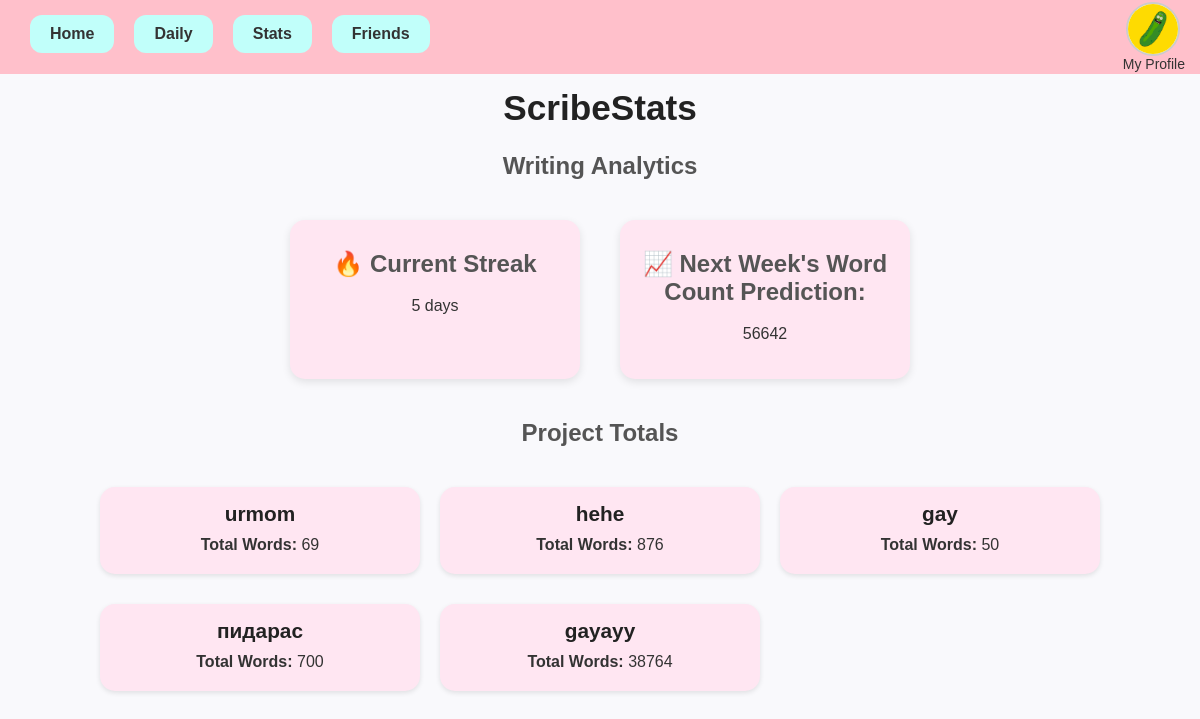
The app's page /stats, older data.
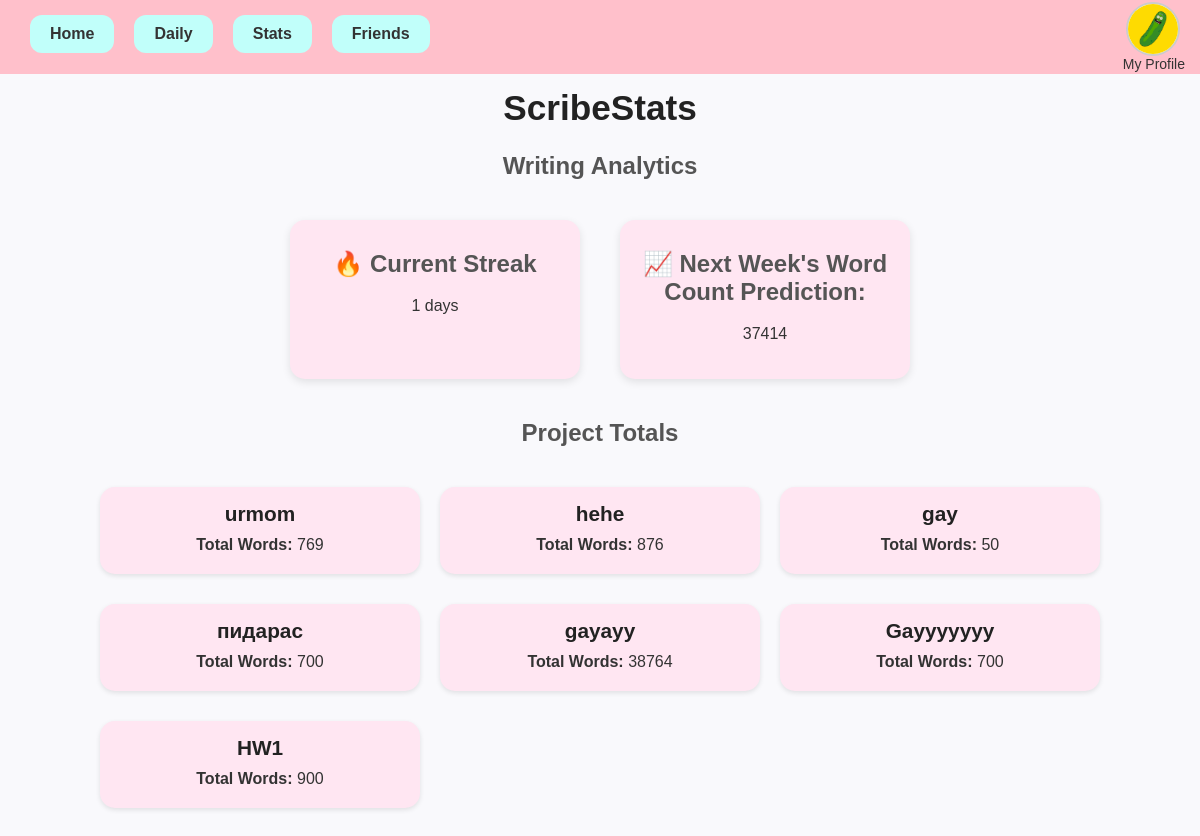
The same page, newer data.
### tables this page shows
CREATE TABLE writing_entries (
            id INTEGER PRIMARY KEY AUTOINCREMENT,
            entry_date TEXT,
            word_count INTEGER,
            project TEXT
        );

### app.py (the view)
@app.route("/stats")
def stats():
    conn = sqlite3.connect(DB_NAME)
    c = conn.cursor()
    c.execute("SELECT entry_date, word_count, project FROM writing_entries ORDER BY entry_date")
    data = c.fetchall()
    conn.close()
    streak, project_totals, prediction = analytics.analyze_data(data)
    return render_template(
        "stats.html",
        data=data,
        streak=streak,
        project_totals=project_totals,
        prediction=prediction,
    )

### analytics.py (called while the page is built)
def analyze_data(data):
    dates = sorted([datetime.strptime(d[0], "%Y-%m-%d").date() for d in data], reverse=True)
    streak = 0
    if dates:
        streak = 1
        for i in range(1, len(dates)):
            if (dates[i-1] - dates[i]).days == 1 or (dates[i-1] - dates[i]).days == 0:
                streak += 1
            else:
                break
    project_totals = {}
    for entry in data:
        project = entry[2]
        words = entry[1]
        project_totals[project] = project_totals.get(project, 0) + words
    if data:
        total_words = sum(entry[1] for entry in data)
        avg_per_day = total_words / len(data)
        prediction = int(avg_per_day * 7)
    else:
        prediction = 0
    return streak, project_totals, prediction

### templates/stats.html (shortened to what this page needs)
<!DOCTYPE html>
<html>
<head>
    <link rel="stylesheet" href="{{ url_for('static', filename='style.css') }}">
</head>
<body>
 <body>
    <div class="banner"></div>
    <div class="navbar">
        <a href="{{ url_for('home_page') }}">Home</a>
        <a href="{{ url_for('entries') }}">Daily</a>
        <a href="{{ url_for('stats') }}">Stats</a>
        <a href="{{ url_for('friends') }}">Friends</a>
    </div>
    <div class="account-circle">
        <img src="{{ url_for('static', filename='account.png') }}" alt="Account">
    </div>
    <div class="account-label">My Profile</div>
    <h1>ScribeStats</h1>
    <h2>Writing Analytics</h2>
    <div class="stats-container">
        <div class="stat-box">
            <h2>🔥 Current Streak</h2>
            <p>{{ streak }} days</p>
        </div>
        <div class="stat-box">
            <h2>📈 Next Week's Word Count Prediction:</h2>
            <p>{{ prediction }}</p>
        </div>
    </div>
    <h2>Project Totals</h2>
    <div class="entries">
        {% for project, total in project_totals.items() %}
        <div class="entry-card">
            <h3>{{ project }}</h3>
            <p><strong>Total Words:</strong> {{ total }}</p>
        </div>
        {% endfor %}
    </div>
</body>
</html>

Row changes from the older to the newer data that the page shows:
computed for writing_entries "urmom": word_count "69" → "769"
added writing_entries: project "Gayyyyyyy", word_count "700"
added writing_entries: project "HW1", word_count "900"
Text that changed along with them:
{{ streak }}: "5" → "1"
{{ prediction }}: "56642" → "37414"
